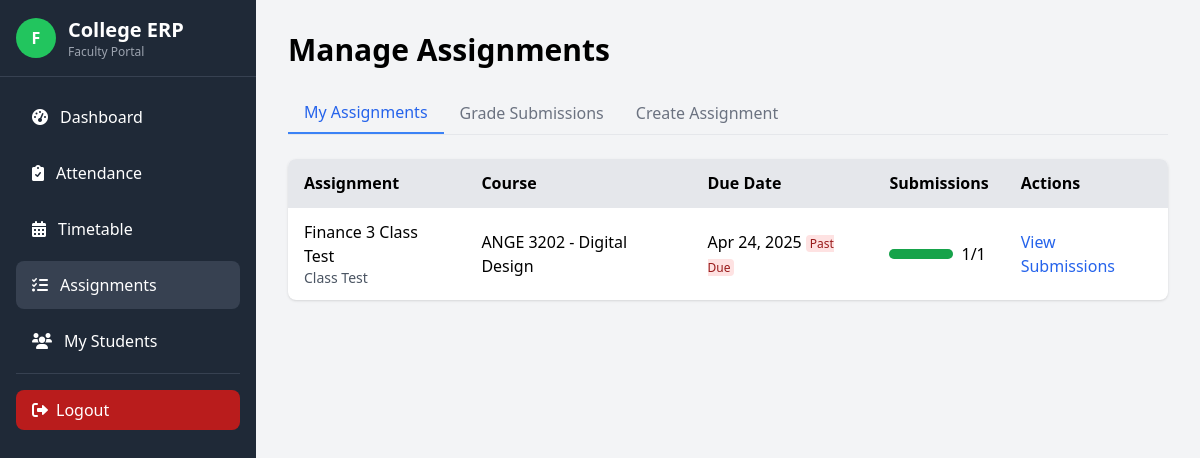
The app's page /faculty/assignments.php (signed in) with its own data.
### tables this page shows
CREATE TABLE IF NOT EXISTS `assignments` (
  `assignment_id` int NOT NULL AUTO_INCREMENT,
  `course_id` int DEFAULT NULL,
  `faculty_id` int DEFAULT NULL,
  `title` varchar(100) NOT NULL,
  `description` text,
  `due_date` datetime NOT NULL,
  `max_marks` int NOT NULL,
  `created_at` timestamp NULL DEFAULT CURRENT_TIMESTAMP,
  PRIMARY KEY (`assignment_id`)
);

CREATE TABLE IF NOT EXISTS `subjects` (
  `subject_id` int NOT NULL AUTO_INCREMENT,
  `subject_code` varchar(20) NOT NULL,
  `subject_name` varchar(100) NOT NULL,
  `program_id` int DEFAULT NULL,
  `semester` int NOT NULL,
  `credits` int NOT NULL,
  PRIMARY KEY (`subject_id`),
  UNIQUE KEY `subject_code` (`subject_code`)
);

### faculty/assignments.php (the view, shortened to what this page needs)
<?php
require_once '../config/db.php';
$stmt = $pdo->prepare("SELECT faculty_id FROM faculty WHERE user_id = ?");
$stmt->execute([$_SESSION['user_id']]);
$faculty = $stmt->fetch();
$assignments = $pdo->prepare("
    SELECT a.*, s.subject_code, s.subject_name,
           COUNT(sub.submission_id) AS submissions_count,
           COUNT(CASE WHEN sub.marks IS NOT NULL THEN 1 END) AS graded_count
    FROM assignments a
    JOIN subjects s ON a.course_id = s.subject_id
    LEFT JOIN submissions sub ON a.assignment_id = sub.assignment_id
    WHERE a.faculty_id = ?
    GROUP BY a.assignment_id
    ORDER BY a.due_date DESC
");
$assignments->execute([$faculty['faculty_id']]);
$assignments = $assignments->fetchAll();
?>
<!DOCTYPE html>
<html lang="en">
<head>
    <script src="https://cdn.tailwindcss.com"></script>
    <link rel="stylesheet" href="https://cdnjs.cloudflare.com/ajax/libs/font-awesome/6.0.0/css/all.min.css">
</head>
<body class="bg-gray-100">
    <?php include '../includes/faculty_sidebar.php'; ?>
    <div class="ml-64 p-8">
        <h1 class="text-3xl font-bold mb-6">Manage Assignments</h1>
        <div class="flex border-b mb-6">
            <button id="assignmentsTab" class="px-4 py-2 font-medium border-b-2 border-blue-500 text-blue-600">
                My Assignments
            </button>
            <button id="gradeTab" class="px-4 py-2 font-medium text-gray-500">
                Grade Submissions
            </button>
            <button id="createTab" class="px-4 py-2 font-medium text-gray-500">
                Create Assignment
            </button>
        </div>
        <div id="assignmentsSection">
            <div class="bg-white rounded-lg shadow overflow-hidden">
                <table class="min-w-full">
                    <thead class="bg-gray-200">
                        <tr>
                            <th class="py-3 px-4 text-left">Assignment</th>
                            <th class="py-3 px-4 text-left">Course</th>
                            <th class="py-3 px-4 text-left">Due Date</th>
                            <th class="py-3 px-4 text-left">Submissions</th>
                            <th class="py-3 px-4 text-left">Actions</th>
                        </tr>
                    </thead>
                    <tbody>
                        <?php if (empty($assignments)): ?>
                            <tr>
                                <td colspan="5" class="py-4 px-4 text-center text-gray-500">No assignments found</td>
                            </tr>
                        <?php else: ?>
                            <?php foreach ($assignments as $assignment): ?>
                            <tr class="border-t hover:bg-gray-50">
                                <td class="py-3 px-4">
                                    <div class="font-medium"><?= htmlspecialchars($assignment['title']) ?></div>
                                    <div class="text-sm text-gray-600 line-clamp-2">
                                        <?= htmlspecialchars($assignment['description']) ?>
                                    </div>
                                </td>
                                <td class="py-3 px-4">
                                    <?= htmlspecialchars($assignment['subject_code']) ?> -
                                    <?= htmlspecialchars($assignment['subject_name']) ?>
                                </td>
                                <td class="py-3 px-4">
                                    <?= date('M j, Y', strtotime($assignment['due_date'])) ?>
                                    <?php if (strtotime($assignment['due_date']) < time()): ?>
                                        <span class="text-xs bg-red-100 text-red-800 px-1 rounded">Past Due</span>
                                    <?php endif; ?>
                                </td>
                                <td class="py-3 px-4">
                                    <div class="flex items-center">
                                        <div class="w-16 bg-gray-200 rounded-full h-2.5 mr-2">
                                            <div class="bg-green-600 h-2.5 rounded-full"
                                                 style="width: <?= $assignment['submissions_count'] > 0 ? round(($assignment['graded_count'] / $assignment['submissions_count']) * 100) : 0 ?>%"></div>
                                        </div>
                                        <?= $assignment['graded_count'] ?>/<?= $assignment['submissions_count'] ?>
                                    </div>
                                </td>
                                <td class="py-3 px-4">
                                    <a href="assignment_submissions.php?id=<?= $assignment['assignment_id'] ?>"
                                       class="text-blue-600 hover:text-blue-800">
                                        View Submissions
                                    </a>
                                </td>
                            </tr>
                            <?php endforeach; ?>
                        <?php endif; ?>
                    </tbody>
                </table>
            </div>
        </div>
    </div>
</body>
</html>

### records on screen
assignments: title "Finance 3 Class Test", description "Class Test", subjects.subject_code "ANGE 3202", subjects.subject_name "Digital Design", due_date "Apr 24, 2025", shows "Past Due", graded_count "1", submissions_count "1"
